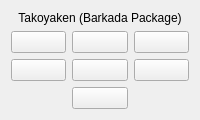
     <widget class="QWidget" name="takoyen_barkada">
      <layout class="QGridLayout" name="gridLayout_25">
       <item row="0" column="0">
        <layout class="QGridLayout" name="gridLayout_24">
         <item row="0" column="0">
          <layout class="QVBoxLayout" name="verticalLayout_20">
           <item>
            <widget class="QLabel" name="takoyen_barkada_label">
             <property name="text">
              <string>Takoyaken (Barkada Package)</string>
             </property>
             <property name="alignment">
              <set>Qt::AlignCenter</set>
             </property>
            </widget>
           </item>
           <item>
            <layout class="QGridLayout" name="gridLayout_28">
             <item row="0" column="0">
              <widget class="QPushButton" name="barTako_cheese">
               <property name="text">
                <string/>
               </property>
               <property name="icon">
                <iconset resource="teaIcons/foods/foodIcons.qrc">
                 <normaloff>:/icons/takoyen_barkada/cheese.png</normaloff>:/icons/takoyen_barkada/cheese.png</iconset>
               </property>
               <property name="iconSize">
                <size>
                 <width>259</width>
                 <height>111</height>
                </size>
               </property>
               <property name="checkable">
                <bool>true</bool>
               </property>
              </widget>
             </item>
             <item row="0" column="2">
              <widget class="QPushButton" name="barTako_bacon">
               <property name="text">
                <string/>
               </property>
               <property name="icon">
                <iconset resource="teaIcons/foods/foodIcons.qrc">
                 <normaloff>:/icons/takoyen_barkada/bacon.png</normaloff>:/icons/takoyen_barkada/bacon.png</iconset>
               </property>
               <property name="iconSize">
                <size>
                 <width>259</width>
                 <height>111</height>
                </size>
               </property>
               <property name="checkable">
                <bool>true</bool>
               </property>
              </widget>
             </item>
             <item row="1" column="1">
              <widget class="QPushButton" name="barTako_chickenMelt">
               <property name="text">
                <string/>
               </property>
               <property name="icon">
                <iconset resource="teaIcons/foods/foodIcons.qrc">
                 <normaloff>:/icons/takoyen_barkada/chickenMelt.png</normaloff>:/icons/takoyen_barkada/chickenMelt.png</iconset>
               </property>
               <property name="iconSize">
                <size>
                 <width>259</width>
                 <height>111</height>
                </size>
               </property>
               <property name="checkable">
                <bool>true</bool>
               </property>
              </widget>
             </item>
             <item row="0" column="1">
              <widget class="QPushButton" name="barTako_dblCheese">
               <property name="text">
                <string/>
               </property>
               <property name="icon">
                <iconset resource="teaIcons/foods/foodIcons.qrc">
                 <normaloff>:/icons/takoyen_barkada/doubleCheese.png</normaloff>:/icons/takoyen_barkada/doubleCheese.png</iconset>
               </property>
               <property name="iconSize">
                <size>
                 <width>259</width>
                 <height>111</height>
                </size>
               </property>
               <property name="checkable">
                <bool>true</bool>
               </property>
              </widget>
             </item>
             <item row="2" column="1">
              <widget class="QPushButton" name="barTako_octoBits">
               <property name="text">
                <string/>
               </property>
               <property name="icon">
                <iconset resource="teaIcons/foods/foodIcons.qrc">
                 <normaloff>:/icons/takoyen_barkada/octoBits.png</normaloff>:/icons/takoyen_barkada/octoBits.png</iconset>
               </property>
               <property name="iconSize">
                <size>
                 <width>259</width>
                 <height>111</height>
                </size>
               </property>
               <property name="checkable">
                <bool>true</bool>
               </property>
              </widget>
             </item>
             <item row="1" column="0">
              <widget class="QPushButton" name="barTako_crab">
               <property name="text">
                <string/>
               </property>
               <property name="icon">
                <iconset resource="teaIcons/foods/foodIcons.qrc">
                 <normaloff>:/icons/takoyen_barkada/crab.png</normaloff>:/icons/takoyen_barkada/crab.png</iconset>
               </property>
               <property name="iconSize">
                <size>
                 <width>259</width>
                 <height>111</height>
                </size>
               </property>
               <property name="checkable">
                <bool>true</bool>
               </property>
              </widget>
             </item>
             <item row="1" column="2">
              <widget class="QPushButton" name="barTako_tunaMelt">
               <property name="text">
                <string/>
               </property>
               <property name="icon">
                <iconset resource="teaIcons/foods/foodIcons.qrc">
                 <normaloff>:/icons/takoyen_barkada/tunaMelt.png</normaloff>:/icons/takoyen_barkada/tunaMelt.png</iconset>
               </property>
               <property name="iconSize">
                <size>
                 <width>259</width>
                 <height>111</height>
                </size>
               </property>
               <property name="checkable">
                <bool>true</bool>
               </property>
              </widget>
             </item>
            </layout>
           </item>
          </layout>
         </item>
        </layout>
       </item>
      </layout>
     </widget>
